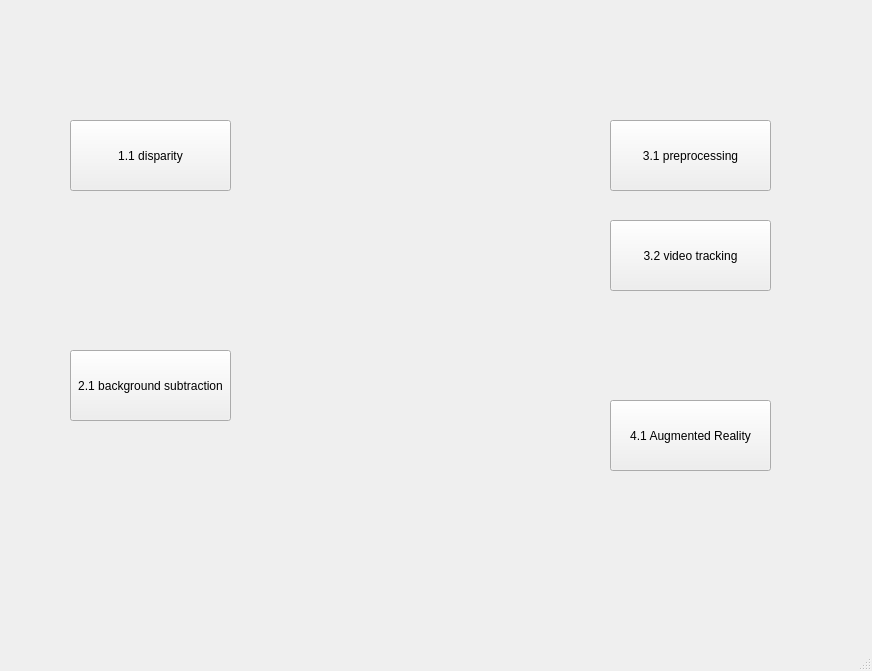
<?xml version="1.0" encoding="UTF-8"?>
<ui version="4.0">
 <class>MainWindow</class>
 <widget class="QMainWindow" name="MainWindow">
  <property name="geometry">
   <rect>
    <x>0</x>
    <y>0</y>
    <width>872</width>
    <height>671</height>
   </rect>
  </property>
  <property name="windowTitle">
   <string>MainWindow</string>
  </property>
  <widget class="QWidget" name="centralwidget">
   <widget class="QPushButton" name="pushButton">
    <property name="geometry">
     <rect>
      <x>70</x>
      <y>120</y>
      <width>161</width>
      <height>71</height>
     </rect>
    </property>
    <property name="text">
     <string>1.1 disparity</string>
    </property>
   </widget>
   <widget class="QPushButton" name="pushButton_2">
    <property name="geometry">
     <rect>
      <x>70</x>
      <y>350</y>
      <width>161</width>
      <height>71</height>
     </rect>
    </property>
    <property name="text">
     <string>2.1 background subtraction</string>
    </property>
   </widget>
   <widget class="QPushButton" name="pushButton_3">
    <property name="geometry">
     <rect>
      <x>610</x>
      <y>400</y>
      <width>161</width>
      <height>71</height>
     </rect>
    </property>
    <property name="text">
     <string>4.1 Augmented Reality</string>
    </property>
   </widget>
   <widget class="QPushButton" name="pushButton_4">
    <property name="geometry">
     <rect>
      <x>610</x>
      <y>120</y>
      <width>161</width>
      <height>71</height>
     </rect>
    </property>
    <property name="text">
     <string>3.1 preprocessing</string>
    </property>
   </widget>
   <widget class="QPushButton" name="pushButton_5">
    <property name="geometry">
     <rect>
      <x>610</x>
      <y>220</y>
      <width>161</width>
      <height>71</height>
     </rect>
    </property>
    <property name="text">
     <string>3.2 video tracking</string>
    </property>
   </widget>
  </widget>
  <widget class="QMenuBar" name="menubar">
   <property name="geometry">
    <rect>
     <x>0</x>
     <y>0</y>
     <width>872</width>
     <height>25</height>
    </rect>
   </property>
  </widget>
  <widget class="QStatusBar" name="statusbar"/>
 </widget>
 <resources/>
 <connections/>
</ui>
